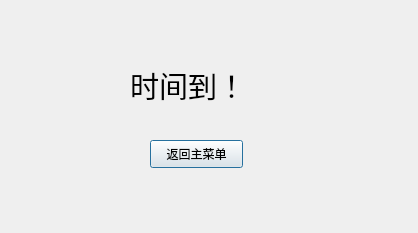
<?xml version="1.0" encoding="UTF-8"?>
<ui version="4.0">
 <class>CTimeup</class>
 <widget class="QDialog" name="CTimeup">
  <property name="geometry">
   <rect>
    <x>0</x>
    <y>0</y>
    <width>418</width>
    <height>233</height>
   </rect>
  </property>
  <property name="windowTitle">
   <string>Dialog</string>
  </property>
  <widget class="QPushButton" name="pushButton">
   <property name="geometry">
    <rect>
     <x>150</x>
     <y>140</y>
     <width>93</width>
     <height>28</height>
    </rect>
   </property>
   <property name="text">
    <string>返回主菜单</string>
   </property>
  </widget>
  <widget class="QLabel" name="label">
   <property name="geometry">
    <rect>
     <x>130</x>
     <y>60</y>
     <width>151</width>
     <height>51</height>
    </rect>
   </property>
   <property name="font">
    <font>
     <family>Adobe Devanagari</family>
     <pointsize>22</pointsize>
    </font>
   </property>
   <property name="text">
    <string>时间到！</string>
   </property>
  </widget>
 </widget>
 <resources/>
 <connections/>
</ui>
